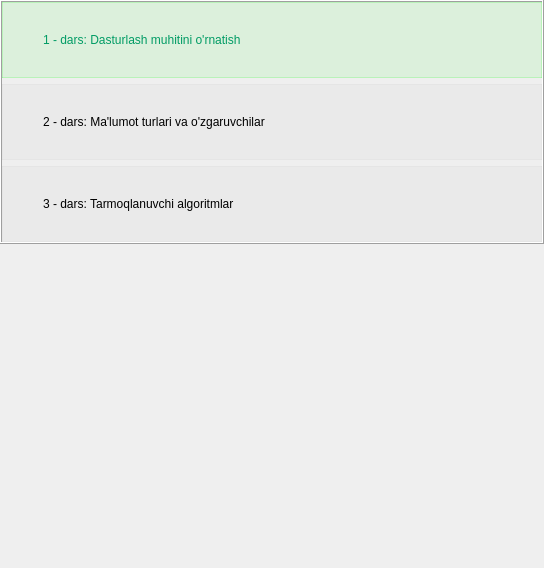
             <widget class="QWidget" name="scrollAreaWidgetContents_5">
              <property name="geometry">
               <rect>
                <x>0</x>
                <y>0</y>
                <width>544</width>
                <height>568</height>
               </rect>
              </property>
              <layout class="QVBoxLayout" name="verticalLayout_14">
               <property name="spacing">
                <number>10</number>
               </property>
               <property name="leftMargin">
                <number>0</number>
               </property>
               <property name="topMargin">
                <number>0</number>
               </property>
               <property name="rightMargin">
                <number>0</number>
               </property>
               <property name="bottomMargin">
                <number>0</number>
               </property>
               <item>
                <widget class="QFrame" name="frame_27">
                 <property name="frameShape">
                  <enum>QFrame::Box</enum>
                 </property>
                 <property name="frameShadow">
                  <enum>QFrame::Raised</enum>
                 </property>
                 <layout class="QVBoxLayout" name="lessons_layout">
                  <property name="leftMargin">
                   <number>0</number>
                  </property>
                  <property name="topMargin">
                   <number>0</number>
                  </property>
                  <property name="rightMargin">
                   <number>0</number>
                  </property>
                  <property name="bottomMargin">
                   <number>0</number>
                  </property>
                  <item>
                   <widget class="QPushButton" name="pushButton_28">
                    <property name="cursor">
                     <cursorShape>PointingHandCursor</cursorShape>
                    </property>
                    <property name="styleSheet">
                     <string notr="true">QPushButton{
text-align: left;
padding: 30px 40px;
background-color: rgba(0, 255, 0, 20);
border:1px solid rgba(0, 255, 0, 40);
color: rgb(0,155,100);
}</string>
                    </property>
                    <property name="text">
                     <string>1 - dars: Dasturlash muhitini o'rnatish</string>
                    </property>
                   </widget>
                  </item>
                  <item>
                   <widget class="QPushButton" name="pushButton_29">
                    <property name="cursor">
                     <cursorShape>PointingHandCursor</cursorShape>
                    </property>
                    <property name="styleSheet">
                     <string notr="true">QPushButton{
text-align: left;
padding: 30px 40px;
background-color: rgba(0, 0, 0, 5);
border:1px solid rgba(0, 0, 0, 5);
}
QPushButton:hover {
background-color: rgba(0, 0, 0, 20);
border:1px solid rgba(0, 0, 0, 40);
}</string>
                    </property>
                    <property name="text">
                     <string>2 - dars: Ma'lumot turlari va o'zgaruvchilar</string>
                    </property>
                   </widget>
                  </item>
                  <item>
                   <widget class="QPushButton" name="pushButton_30">
                    <property name="cursor">
                     <cursorShape>PointingHandCursor</cursorShape>
                    </property>
                    <property name="styleSheet">
                     <string notr="true">QPushButton{
text-align: left;
padding: 30px 40px;
background-color: rgba(0, 0, 0, 5);
border:1px solid rgba(0, 0, 0, 5);
}
QPushButton:hover {
background-color: rgba(0, 0, 0, 20);
border:1px solid rgba(0, 0, 0, 40);
}</string>
                    </property>
                    <property name="text">
                     <string>3 - dars: Tarmoqlanuvchi algoritmlar</string>
                    </property>
                   </widget>
                  </item>
                 </layout>
                </widget>
               </item>
               <item>
                <spacer name="verticalSpacer_5">
                 <property name="orientation">
                  <enum>Qt::Vertical</enum>
                 </property>
                 <property name="sizeHint" stdset="0">
                  <size>
                   <width>20</width>
                   <height>40</height>
                  </size>
                 </property>
                </spacer>
               </item>
              </layout>
             </widget>
